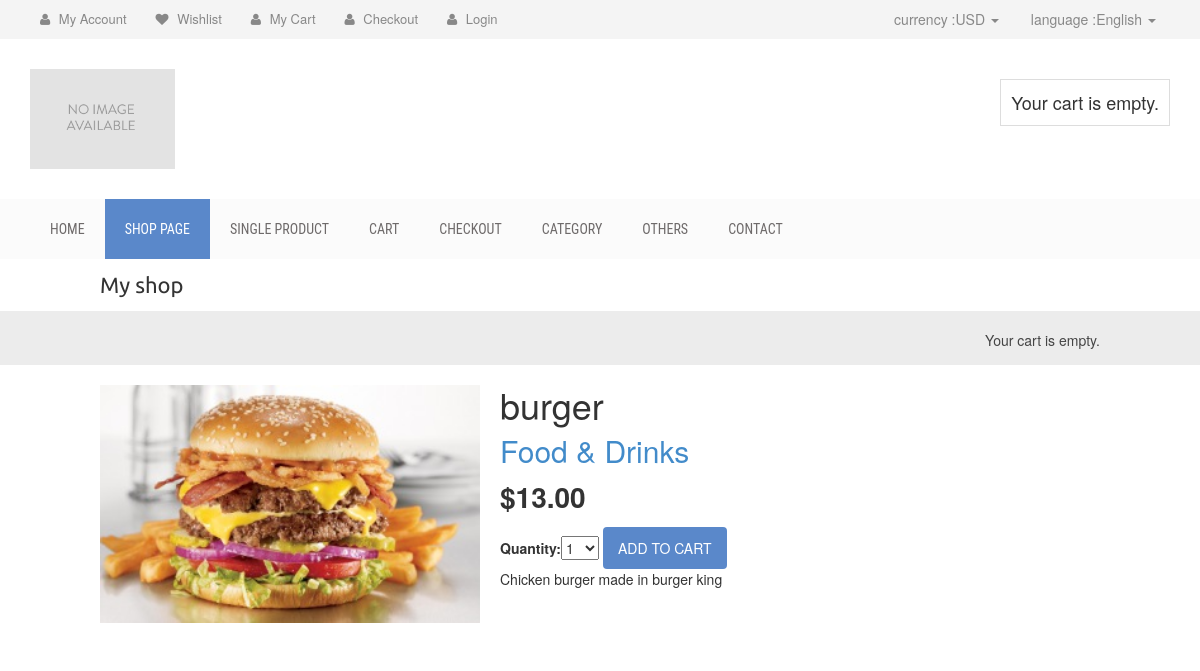
Page /3/burger/ on the committed database.
### shop/models.py (models this page shows, shortened)
class Product(models.Model):
    category = models.ForeignKey(Category,
                                 related_name='products')
    name = models.CharField(max_length=200, db_index=True)
    slug = models.SlugField(max_length=200, db_index=True)
    image = models.ImageField(upload_to='products/%Y/%m/%d',
                              blank=True)
    description = models.TextField(blank=True)
    price = models.DecimalField(max_digits=10, decimal_places=2)
    stock = models.PositiveIntegerField()
    available = models.BooleanField(default=True)
    created = models.DateTimeField(auto_now_add=True)
    updated = models.DateTimeField(auto_now=True)
    class Meta:
        ordering = ('name',)
        index_together = (('id', 'slug'),)

class Category(models.Model):
    name = models.CharField(max_length=200,
                            db_index=True)
    slug = models.SlugField(max_length=200,
                            db_index=True,
                            unique=True)
    def get_absolute_url(self):
        return reverse('shop:product_list_by_category',args=[self.slug])
    class Meta:
        ordering = ('name',)
        verbose_name = 'category'
        verbose_name_plural = 'categories'
    def __str__(self):
        return self.name

### shop/views.py (the view)
# urls.py: url(r'^(?P<id>\d+)/(?P<slug>[-\w]+)/$', views.product_detail, name='product_detail'),
def product_detail(request, id, slug):
    product = get_object_or_404(Product,
                                id=id,
                                slug=slug,
                                available=True)
    cart_product_form = CartAddProductForm()
    return render(request,
                  'shop/product/detail.html',
                  {'product': product,
                   'cart_product_form': cart_product_form})

### cart/forms.py
class CartAddProductForm(forms.Form):
    quantity = forms.TypedChoiceField(
        choices=PRODUCT_QUANTITY_CHOICES,
        coerce=int)
    update = forms.BooleanField(required=False,
                                initial=False,
                                widget=forms.HiddenInput)

### cart/cart.py (called while the page is built)
    def __len__(self):
        return sum(item['quantity'] for item in self.cart.values())

### cart/context_processors.py (called while the page is built)
def cart(request):
    return {'cart': Cart(request)}

### shop/templates/shop/product/detail.html (shortened to what this page needs)
{% extends "shop/base.html" %}
{% load static %}
{% block content %}
<div class="product-detail">
<img src="{% if product.image %}{{ product.image.url }}{% else %}
{% static "img/no_image.png" %}{% endif %}">
<h1>{{ product.name }}</h1>
<h2><a href="{{ product.category.get_absolute_url }}">{{ product.category }}</a></h2>
<p class="price">${{ product.price }}</p>
<form action="{% url "cart:cart_add" product.id %}" method="post">
{{ cart_product_form }}
<input type="submit" value="Add to cart">
</form>
{{ product.description|linebreaks }}
</div>
{% endblock %}

### shop/static/css/base.css (style rules this page uses)
body { margin:0; padding:0; font-family:helvetica, sans-serif; }
h1, h2, h3, h4, h5 , h6 { font-family: 'Ubuntu', sans-serif; font-weight:normal; }
a { text-decoration:none; color:#5993bb; }
a.button, input[type="submit"] { color:#fff; background:#5993bb; border-radius:4px; padding:10px 20px; font-size:14px; border:0; }
.product-detail { text-align:justify; }
.product-detail .price { color:#333; font-size:28px; font-weight:bold; }
.product-detail img { width:40%; float:left; padding:0 20px 20px 0; }
.product-detail h1 { margin-bottom:0; }
.product-detail h2 { margin-top:10px; }

### shop/static/css/style.css (style rules this page uses)
img { max-width: 100%; height: auto; }
h1, h2, h3, h4, h5, h6 { margin: 0 0 15px; }
body { font-family:Arial, Helvetica, sans-serif; }
a { color: #5a88ca }
input[type="submit"], button[type=submit] { background: none repeat scroll 0 0 #5a88ca; border: medium none; color: #fff; padding: 11px 20px; text-transform: uppercase; }

### shop/static/css/responsive.css (style rules this page uses)
@media only screen and (min-width: 992px) and (max-width: 1280px) { input[type="submit"], button[type="submit"] { padding: 11px 15px; } }

### rows in the picture
Product: image (picture), name "burger", category "Food & Drinks", price "13.00", description "Chicken burger made in burger king"
